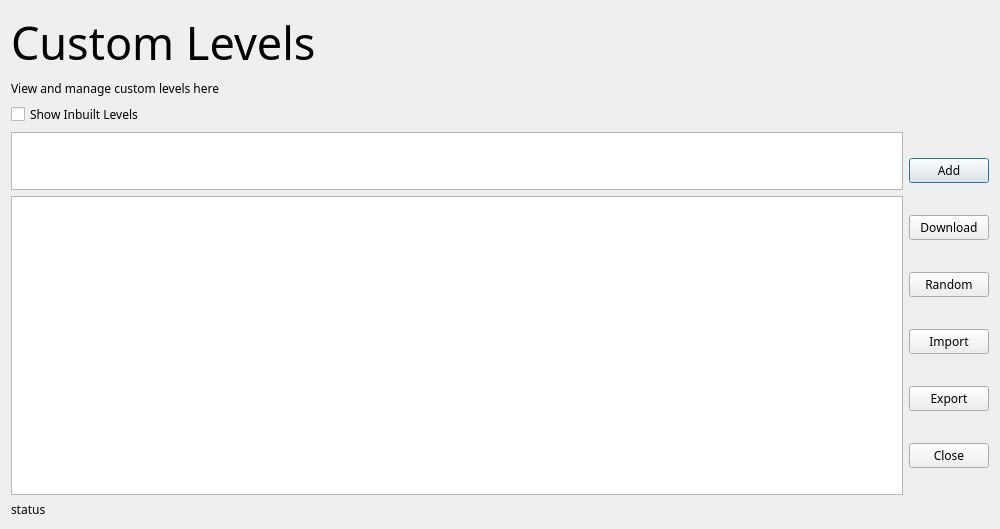
<?xml version="1.0" encoding="UTF-8"?>
<ui version="4.0">
 <class>LevelManager</class>
 <widget class="QDialog" name="LevelManager">
  <property name="windowModality">
   <enum>Qt::WindowModality::NonModal</enum>
  </property>
  <property name="geometry">
   <rect>
    <x>0</x>
    <y>0</y>
    <width>1000</width>
    <height>529</height>
   </rect>
  </property>
  <property name="sizePolicy">
   <sizepolicy hsizetype="Maximum" vsizetype="Maximum">
    <horstretch>0</horstretch>
    <verstretch>0</verstretch>
   </sizepolicy>
  </property>
  <property name="minimumSize">
   <size>
    <width>0</width>
    <height>0</height>
   </size>
  </property>
  <property name="maximumSize">
   <size>
    <width>16777215</width>
    <height>16777215</height>
   </size>
  </property>
  <property name="font">
   <font>
    <family>Comfortaa</family>
    <hintingpreference>PreferNoHinting</hintingpreference>
   </font>
  </property>
  <property name="windowTitle">
   <string>Edit Custom Levels</string>
  </property>
  <property name="windowIcon">
   <iconset resource="../../assets/assets.qrc">
    <normaloff>:/base/images/wikiLYNX_logo.svg</normaloff>:/base/images/wikiLYNX_logo.svg</iconset>
  </property>
  <property name="modal">
   <bool>false</bool>
  </property>
  <layout class="QVBoxLayout" name="verticalLayout" stretch="0,0,0,1,0">
   <item>
    <widget class="QLabel" name="title">
     <property name="sizePolicy">
      <sizepolicy hsizetype="Expanding" vsizetype="Expanding">
       <horstretch>0</horstretch>
       <verstretch>0</verstretch>
      </sizepolicy>
     </property>
     <property name="font">
      <font>
       <family>Courier Prime</family>
       <pointsize>34</pointsize>
       <italic>false</italic>
       <bold>false</bold>
       <hintingpreference>PreferNoHinting</hintingpreference>
      </font>
     </property>
     <property name="text">
      <string>Custom Levels</string>
     </property>
    </widget>
   </item>
   <item>
    <widget class="QLabel" name="tip">
     <property name="sizePolicy">
      <sizepolicy hsizetype="Expanding" vsizetype="Preferred">
       <horstretch>0</horstretch>
       <verstretch>0</verstretch>
      </sizepolicy>
     </property>
     <property name="text">
      <string>View and manage custom levels here</string>
     </property>
    </widget>
   </item>
   <item>
    <widget class="QCheckBox" name="showInbuiltLevelToggle">
     <property name="sizePolicy">
      <sizepolicy hsizetype="Expanding" vsizetype="Fixed">
       <horstretch>0</horstretch>
       <verstretch>0</verstretch>
      </sizepolicy>
     </property>
     <property name="text">
      <string>Show Inbuilt Levels</string>
     </property>
    </widget>
   </item>
   <item>
    <layout class="QHBoxLayout" name="horizontalLayout" stretch="1,0">
     <property name="spacing">
      <number>6</number>
     </property>
     <property name="sizeConstraint">
      <enum>QLayout::SizeConstraint::SetMaximumSize</enum>
     </property>
     <property name="rightMargin">
      <number>0</number>
     </property>
     <item>
      <layout class="QVBoxLayout" name="verticalLayout_2" stretch="0,1">
       <property name="sizeConstraint">
        <enum>QLayout::SizeConstraint::SetMaximumSize</enum>
       </property>
       <item>
        <widget class="QListWidget" name="header">
         <property name="sizePolicy">
          <sizepolicy hsizetype="Expanding" vsizetype="Expanding">
           <horstretch>0</horstretch>
           <verstretch>0</verstretch>
          </sizepolicy>
         </property>
         <property name="maximumSize">
          <size>
           <width>16777215</width>
           <height>58</height>
          </size>
         </property>
         <property name="baseSize">
          <size>
           <width>0</width>
           <height>0</height>
          </size>
         </property>
         <property name="verticalScrollBarPolicy">
          <enum>Qt::ScrollBarPolicy::ScrollBarAlwaysOff</enum>
         </property>
         <property name="horizontalScrollBarPolicy">
          <enum>Qt::ScrollBarPolicy::ScrollBarAsNeeded</enum>
         </property>
         <property name="sizeAdjustPolicy">
          <enum>QAbstractScrollArea::SizeAdjustPolicy::AdjustToContents</enum>
         </property>
         <property name="resizeMode">
          <enum>QListView::ResizeMode::Adjust</enum>
         </property>
         <property name="uniformItemSizes">
          <bool>false</bool>
         </property>
        </widget>
       </item>
       <item>
        <widget class="QListWidget" name="list">
         <property name="verticalScrollBarPolicy">
          <enum>Qt::ScrollBarPolicy::ScrollBarAlwaysOff</enum>
         </property>
         <property name="horizontalScrollBarPolicy">
          <enum>Qt::ScrollBarPolicy::ScrollBarAsNeeded</enum>
         </property>
         <property name="sizeAdjustPolicy">
          <enum>QAbstractScrollArea::SizeAdjustPolicy::AdjustToContents</enum>
         </property>
         <property name="selectionMode">
          <enum>QAbstractItemView::SelectionMode::MultiSelection</enum>
         </property>
         <property name="resizeMode">
          <enum>QListView::ResizeMode::Adjust</enum>
         </property>
         <property name="layoutMode">
          <enum>QListView::LayoutMode::SinglePass</enum>
         </property>
         <property name="viewMode">
          <enum>QListView::ViewMode::ListMode</enum>
         </property>
        </widget>
       </item>
      </layout>
     </item>
     <item>
      <layout class="QVBoxLayout" name="sideLayout">
       <property name="spacing">
        <number>6</number>
       </property>
       <item>
        <widget class="QPushButton" name="addButton">
         <property name="maximumSize">
          <size>
           <width>16777215</width>
           <height>16777215</height>
          </size>
         </property>
         <property name="text">
          <string>Add</string>
         </property>
         <property name="icon">
          <iconset theme="add"/>
         </property>
        </widget>
       </item>
       <item>
        <widget class="QPushButton" name="downloadButton">
         <property name="maximumSize">
          <size>
           <width>16777215</width>
           <height>16777215</height>
          </size>
         </property>
         <property name="toolTip">
          <string>Download Custom Levels from DAWN Archives</string>
         </property>
         <property name="text">
          <string>Download</string>
         </property>
         <property name="icon">
          <iconset theme="download"/>
         </property>
        </widget>
       </item>
       <item>
        <widget class="QPushButton" name="randomButton">
         <property name="text">
          <string>Random</string>
         </property>
         <property name="icon">
          <iconset theme="shuffle"/>
         </property>
        </widget>
       </item>
       <item>
        <widget class="QPushButton" name="loadButton">
         <property name="maximumSize">
          <size>
           <width>16777215</width>
           <height>16777215</height>
          </size>
         </property>
         <property name="statusTip">
          <string>Load Levels from local file</string>
         </property>
         <property name="whatsThis">
          <string/>
         </property>
         <property name="text">
          <string>Import</string>
         </property>
         <property name="icon">
          <iconset theme="import"/>
         </property>
         <property name="checkable">
          <bool>false</bool>
         </property>
         <property name="default">
          <bool>false</bool>
         </property>
         <property name="flat">
          <bool>false</bool>
         </property>
        </widget>
       </item>
       <item>
        <widget class="QPushButton" name="exportButton">
         <property name="maximumSize">
          <size>
           <width>16777215</width>
           <height>16777215</height>
          </size>
         </property>
         <property name="statusTip">
          <string>Export levels to file</string>
         </property>
         <property name="whatsThis">
          <string/>
         </property>
         <property name="text">
          <string>Export</string>
         </property>
         <property name="icon">
          <iconset theme="export"/>
         </property>
        </widget>
       </item>
       <item>
        <widget class="QPushButton" name="closeButton">
         <property name="maximumSize">
          <size>
           <width>16777215</width>
           <height>16777215</height>
          </size>
         </property>
         <property name="font">
          <font>
           <family>Comfortaa</family>
           <bold>false</bold>
           <hintingpreference>PreferNoHinting</hintingpreference>
          </font>
         </property>
         <property name="text">
          <string>Close</string>
         </property>
         <property name="icon">
          <iconset theme="close"/>
         </property>
        </widget>
       </item>
      </layout>
     </item>
    </layout>
   </item>
   <item>
    <widget class="QLabel" name="status">
     <property name="font">
      <font>
       <family>Courier Prime</family>
       <hintingpreference>PreferNoHinting</hintingpreference>
      </font>
     </property>
     <property name="text">
      <string>status</string>
     </property>
    </widget>
   </item>
  </layout>
 </widget>
 <resources>
  <include location="../../assets/assets.qrc"/>
 </resources>
 <connections/>
</ui>
